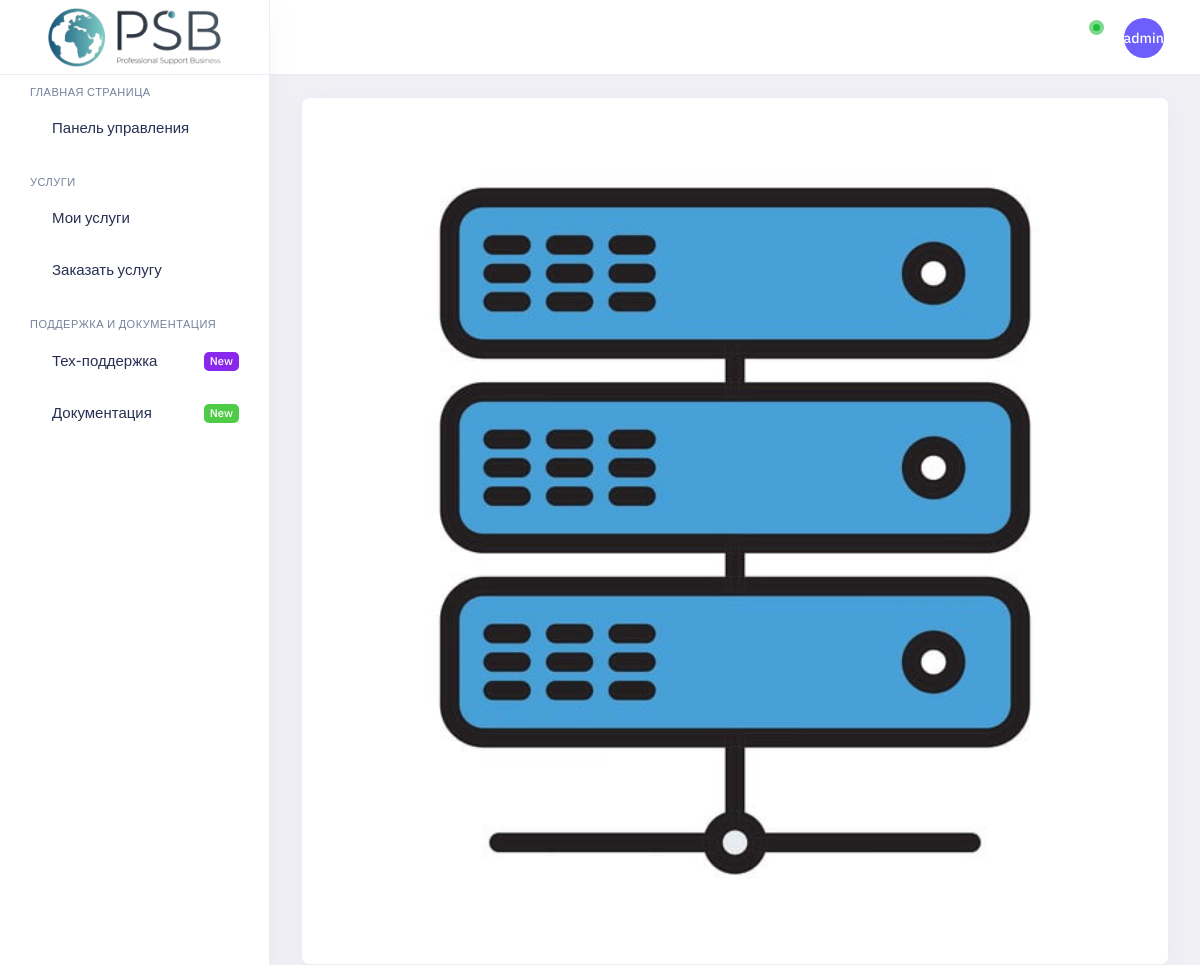
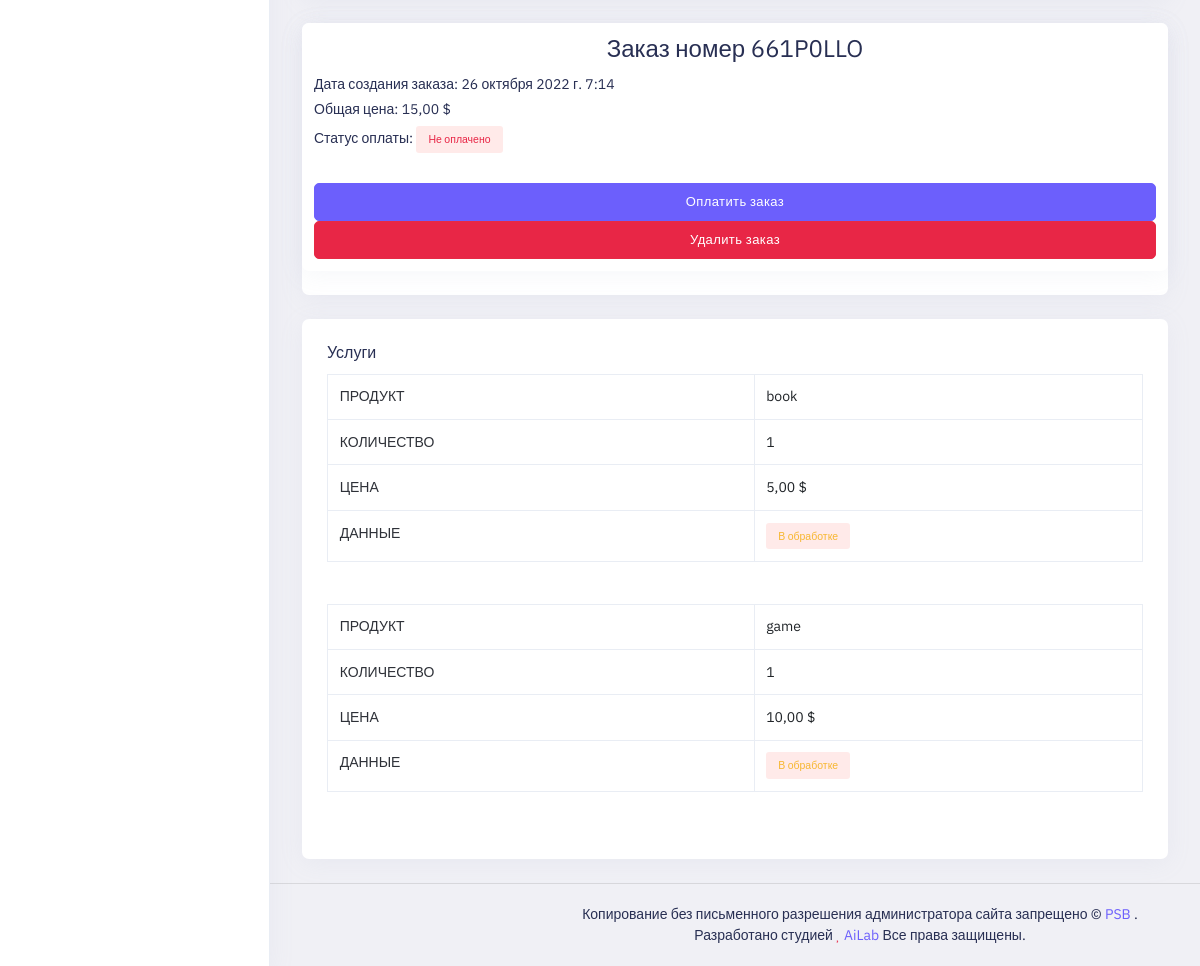
The page /detail/2 (signed in) on the database its author committed (2 pictures, top to bottom).
### payment/models.py (models this page shows, shortened)
class Order(models.Model):
    email = models.EmailField()
    invoice_id = models.CharField(verbose_name='Номер заказа', unique=True, max_length=128)
    created = models.DateTimeField(auto_now_add=True)
    updated = models.DateTimeField(auto_now=True)
    paid = models.BooleanField(default=False)
    class Meta:
        ordering = ('-created',)
        verbose_name = 'Заказ'
        verbose_name_plural = 'Заказы'
    def get_total_cost(self):
        return sum(item.get_cost() for item in self.items.all())

class OrderItem(models.Model):
    order = models.ForeignKey(Order, related_name='items', on_delete=models.CASCADE)
    product = models.ForeignKey(Product, related_name='order_items', on_delete=models.CASCADE)
    price = models.DecimalField(max_digits=10, decimal_places=2)
    quantity = models.PositiveIntegerField(default=1)
    text = models.TextField(verbose_name='В ведите текст который получит пользователь при покупки', default="", null=True, blank=True)
    def get_cost(self):
        return self.price * self.quantity

### shop/models.py (models this page shows, shortened)
class Product(models.Model):
    title = models.CharField(verbose_name='Наименование товара', max_length=100)
    configurations = models.TextField(verbose_name='Описание конфигурации')
    price = models.IntegerField(verbose_name='Цена')
    total = models.IntegerField(verbose_name='Старая цена', blank=True)
    count = models.BooleanField(verbose_name='В наличии')
    class Meta:
        verbose_name = 'Товары'
        verbose_name_plural = 'Товар'

### shop/views.py (the view)
# urls.py: path('detail/<int:pk>', views.DetailOrder.as_view(), name='detail_order'),
class DetailOrder(LoginRequiredMixin, DetailView):
    login_url = '/accounts/login/'
    model = Order
    context_object_name = 'order'
    template_name = 'pages/orders/detail.html'

### cart/cart.py (called while the page is built)
    def __len__(self):
        return sum(item['quantity'] for item in self.cart.values())

### cart/context_processors.py (called while the page is built)
def cart(request):
    return {'cart': Cart(request)}

### templates/pages/orders/detail.html (shortened to what this page needs)
{% extends 'layout/index.html' %}
{% block content %}
    <div class="main-content app-content mt-0">
        <div class="side-app">
            <div class="main-container container-fluid">
                <div class="page-header">
                    <h1 class="page-title">Просмотр активной услуги</h1>
                    <div>
                        <ol class="breadcrumb">
                            <li class="breadcrumb-item"><a href="javascript:void(0)">Панель управления</a></li>
                            <li class="breadcrumb-item active" aria-current="page">Активная услуга</li>
                        </ol>
                    </div>
                </div>
                {% if order.email == user.email %}
                <div class="row row-sm">
                    <div class="col-xl-8 col-lg-12 col-md-12">
                        <div class="card custom-card overflow-hidden">
                            <div class="card-body p-3">
                                <a href="javascript:void(0)"><img src="/static/assets/images/media/server.png" alt="img" class="br-5 w-100"></a>
                            </div>
                        </div>
                        <div class="card custom-card">
                            <div class="card border-bottom-0 p-3">
                                <h3 class="text-center">  Заказ номер {{ order.invoice_id }}</h3>
                                <h6>Дата создания заказа: {{ order.created }}</h6>
                                <h6>Общая цена: {{ order.get_total_cost }} $</h6>
                                <h6>Статус оплаты:
                                {% if order.paid %}
                                    <span
                                        class="badge bg-success-transparent rounded-pill text-success p-2 px-3">Оплачено</span>
                                </h6><br>
                                {% else %}
                                   <span
                                        class="badge bg-danger-transparent rounded-roll text-danger p-2 px-3">Не оплачено</span>
                                </h6><br>
                                <a class="btn btn-primary" href="https://pay.cryptocloud.plus/{{ order.invoice_id }}">Оплатить заказ</a>
                                {% endif %}
                                <a class="btn btn-danger" href="/payments/delete?invoice_id={{ order.invoice_id }}">Удалить заказ</a>
                            </div>
                        </div>
                    </div>
                    <div class="col-xl-4 col-lg-12 col-md-12">
                        <div class="card custom-card">
                            <div class="card-body">
                                <h5 class="mb-3">Услуги</h5>
                                {% for item in order.items.all %}
                                <div class="">
                                    <div class="row">
                                        <div class="col-xl-12">
                                            <div class="table-responsive">
                                                <table class="table mb-0 table-bordered text-nowrap">
                                                    <tbody>
                                                    <tr>
                                                        <th>Продукт</th>
                                                        <td>{{ item.product.title }}</td>
                                                    </tr>
                                                    <tr>
                                                        <th>Количество</th>
                                                        <td>{{ item.quantity }}</td>
                                                    </tr>
                                                    <tr>
                                                        <th>Цена</th>
                                                        <td>{{ item.price }} $</td>
                                                    </tr>
                                                    <tr>
                                                        <th>Данные</th>
                                                        <td>
                                                          {% if item.text %}
                                                          {{ item.text }}
                                                          {% else %}
                                                           <span class="badge bg-danger-transparent rounded-roll text-warning p-2 px-3">В обработке</span>
                                                          {% endif %}
                                                        </td>
                                                    </tr>
                                                    </tbody>
                                                </table>
                                            </div>
                                        </div>
                                    </div>
                                </div>
                                <br><br>
                                {% endfor %}
                            </div>
                        </div>
            </div>
        </div>
    </div>
    {% else %}
    <h2 class="text-center">У вас нет данного заказа</h2>
    {% endif %}
{% endblock %}

### templates/layout/index.html (shortened to what this page needs)
<!doctype html>
<html lang="en" dir="ltr">
<head>
    <link id="style" href="/static/assets/plugins/bootstrap/css/bootstrap.min.css" rel="stylesheet" />
    <link href="/static/assets/css/style.css" rel="stylesheet" />
    <link href="/static/assets/css/dark-style.css" rel="stylesheet" />
    <link href="/static/assets/css/transparent-style.css" rel="stylesheet">
    <link href="/static/assets/css/skin-modes.css" rel="stylesheet" />
    <link href="/static/assets/css/icons.css" rel="stylesheet" />
    <link id="theme" rel="stylesheet" type="text/css" media="all" href="/static/assets/colors/color1.css" />
</head>
<body class="app sidebar-mini ltr light-mode">
<div class="page">
    <div class="page-main">
        <div class="app-header header sticky">
            <div class="container-fluid main-container">
                <div class="d-flex">
                    <a aria-label="Hide Sidebar" class="app-sidebar__toggle" data-bs-toggle="sidebar" href="javascript:void(0)"></a>
                    <div class="d-flex order-lg-2 ms-auto header-right-icons">
                        <div class="navbar navbar-collapse responsive-navbar p-0">
                            <div class="collapse navbar-collapse" id="navbarSupportedContent-4">
                                <div class="d-flex order-lg-2">
                                    <div class="dropdown d-flex">
                                        <a class="nav-link icon full-screen-link nav-link-bg">
                                            <i class="fe fe-minimize fullscreen-button"></i>
                                        </a>
                                    </div>
                                    <div class="dropdown  d-flex notifications">
                                        <a class="nav-link icon" data-bs-toggle="dropdown"><i
                                                class="fe fe-bell"></i><span class=" pulse"></span>
                                        </a>
                                    </div>
                                    <div class="dropdown d-flex profile-1">
                                        <a href="javascript:void(0)" data-bs-toggle="dropdown" class="nav-link leading-none d-flex"><span class="avatar avatar-md brround bg-primary">{{ request.user.username|truncatechars:5 }}</span>
                                        </a>
                                    </div>
                                </div>
                            </div>
                        </div>
                    </div>
                </div>
            </div>
        </div>
        <div class="sticky">
            <div class="app-sidebar">
                <div class="side-header">
                    <a class="header-brand1" href="{% url 'shop:index' %}">
                        <img src="/static/assets/images/logo.png" class="header-brand-img light-logo1"
                             alt="logo">
                    </a>
                </div>
                <div class="main-sidemenu">
                    <ul class="side-menu">
                        <li class="sub-category">
                            <h3>Главная страница</h3>
                        </li>
                        <li class="slide">
                            <a class="side-menu__item has-link" data-bs-toggle="slide" href="{% url 'shop:index' %}"><span
                                    class="side-menu__label">Панель управления</span></a>
                        </li>
                        <li class="sub-category">
                            <h3>Услуги</h3>
                        </li>
                        <li class="slide">
                            <a class="side-menu__item" data-bs-toggle="slide" href="javascript:void(0)">
                                <i class="side-menu__icon fe fe-shopping-bag"></i>
                                <span class="side-menu__label">Мои услуги</span>
                                <i class="angle fe fe-chevron-right"></i></a>
                        </li>
                        <li class="slide">
                            <a class="side-menu__item has-link" data-bs-toggle="slide" href="{% url 'shop:shop' %}"><i
                                    class="side-menu__icon fe fe-shopping-cart"></i><span
                                    class="side-menu__label">Заказать услугу</span>
                            </a>
                        </li>
                        <li class="sub-category">
                            <h3>Поддержка и документация</h3>
                        </li>
                        <li class="slide">
                            <a class="side-menu__item has-link" href="{% url 'shop:support' %}"><i
                                    class="side-menu__icon fe fe-zap"></i><span
                                    class="side-menu__label">Тех-поддержка</span><span class="badge bg-purple br-5 side-badge blink-text pb-1">New</span></a>
                        </li>
                        <li class="slide">
                            <a class="side-menu__item has-link" href="#"><i
                                    class="side-menu__icon fe fe-file-text"></i><span
                                    class="side-menu__label">Документация</span><span class="badge bg-green br-5 side-badge blink-text pb-1">New</span></a>
                        </li>
                    </ul>
                </div>
            </div>
        </div>
        {% block content %}
        {% endblock %}
    </div>
    <footer class="footer">
        <div class="container">
            <div class="row align-items-center flex-row-reverse">
                <div class="col-md-12 col-sm-12 text-center">
                    Копирование без письменного разрешения администратора сайта запрещено © <a href="javascript:void(0)">PSB</a> . Разработано студией <span
                        class="fa fa-heart text-danger"></span> <a href="javascript:void(0)"> AiLab </a> Все права защищены.
                </div>
            </div>
        </div>
    </footer>
</div>
</body>
</html>

### static/assets/colors/color1.css (style rules this page uses)
a { color: var(--primary-bg-color); }
.bg-primary { background: var(--primary-bg-color) !important; }
.btn-primary { color: #fff !important; background: var(--primary-bg-color) !important; border-color: var(--primary-bg-color) !important; }
.breadcrumb-item.active { color: #f5f3f9; }
.footer a:not(.btn) { color: var(--primary-bg-color); }
.avatar { background: var(--primary02) no-repeat center/cover; }

### rows shown on the page
Order: invoice_id "661P0LLO", created "26 октября 2022 г. 7:14", get_total_cost "15,00"
OrderItem: product "book", quantity "1", price "5,00", text "В обработке"
OrderItem: product "game", quantity "1", price "10,00", text "В обработке"

### other values the page prints
{{ request.user.username|truncatechars:5 }} "admin"
